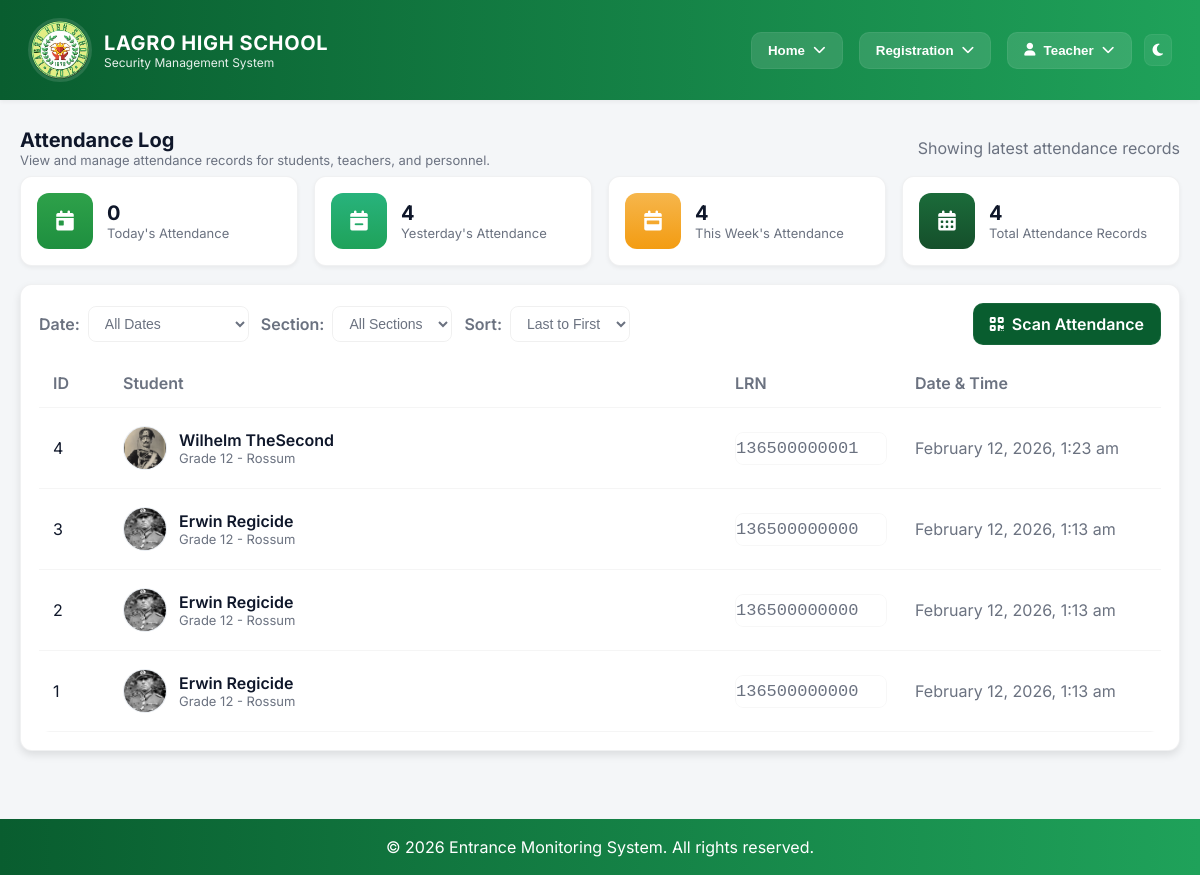
Screenshot of /webpages/attendance-log.php (signed in) with the database file from the repository.
### tables this page shows
CREATE TABLE `attendance` (
  `id` int(11) NOT NULL,
  `student_lrn` varchar(100) NOT NULL,
  `timestamp` timestamp NOT NULL DEFAULT current_timestamp() ON UPDATE current_timestamp()
);

CREATE TABLE `student_info` (
  `id` int(11) NOT NULL,
  `first_name` varchar(50) NOT NULL,
  `middle_name` varchar(50) DEFAULT NULL,
  `last_name` varchar(50) NOT NULL,
  `lrn` varchar(12) NOT NULL,
  `grade_level` int(11) NOT NULL,
  `section` varchar(30) NOT NULL,
  `birthdate` date NOT NULL,
  `age` int(11) NOT NULL,
  `sex` varchar(10) NOT NULL,
  `student_address` text NOT NULL,
  `contact_number` varchar(15) NOT NULL,
  `email_address` varchar(100) NOT NULL,
  `parent_guardian` varchar(100) NOT NULL,
  `parent_guardian_contact` varchar(15) NOT NULL,
  `relationship` varchar(30) DEFAULT NULL,
  `profile_picture` varchar(255) DEFAULT NULL,
  `account_password` varchar(100) NOT NULL
);

### include/role_access.php (called while the page is built, shortened)
<?php
if (!function_exists('getCurrentUserRole')) {
function getCurrentUserRole() {
    if (isset($_SESSION['employee_id']) && !empty($_SESSION['employee_id'])) {
        global $conn;
        $emp_id = $_SESSION['employee_id'];
        $stmt = $conn->prepare("SELECT employee_type FROM employee_info WHERE employee_id = ?");
        $stmt->bind_param("s", $emp_id);
        $stmt->execute();
        $result = $stmt->get_result();
        $employee = $result->fetch_assoc();
        if ($employee && !empty($employee['employee_type'])) {
            $employee_type = strtoupper($employee['employee_type']);
            if (strpos($employee_type, 'TEACHER') !== false || strpos($employee_type, 'INSTRUCTOR') !== false) {
                return 'TEACHER';
            } elseif (strpos($employee_type, 'SECURITY') !== false) {
                return 'SECURITY';
            } else {
                return 'OTHER_PERSONNEL';
            }
        }
    }
    return null;
}
}
?>

### webpages/attendance-log.php (the view, shortened to what this page needs)
<?php
include_once "../include/db_conn.php";
include "../include/role_access.php";
$records_per_page = 10;
$page = isset($_GET['page']) ? (int)$_GET['page'] : 1;
$offset = ($page - 1) * $records_per_page;
$sort_order = isset($_GET['sort']) ? $_GET['sort'] : 'DESC';
$where_clause = '';
$sql = "SELECT a.id, a.student_lrn, a.timestamp,
        s.first_name, s.last_name, s.grade_level, s.section, s.profile_picture
        FROM attendance a
        LEFT JOIN student_info s ON a.student_lrn = s.lrn
        $where_clause
        ORDER BY a.timestamp $sort_order
        LIMIT $offset, $records_per_page";
$result = $conn->query($sql);
$today = date('Y-m-d');
$stats_sql = "SELECT
    (SELECT COUNT(*) FROM attendance WHERE DATE(timestamp) = '$today') as today_count,
    (SELECT COUNT(*) FROM attendance WHERE DATE(timestamp) = DATE_SUB('$today', INTERVAL 1 DAY)) as yesterday_count,
    (SELECT COUNT(*) FROM attendance WHERE DATE(timestamp) BETWEEN DATE_SUB('$today', INTERVAL 7 DAY) AND '$today') as week_count,
    (SELECT COUNT(*) FROM attendance) as total_count";
$stats_result = $conn->query($stats_sql);
$stats = $stats_result->fetch_assoc();
?>
<!DOCTYPE html>
<html lang="en">
<head>
</head>
<body>
    <?php
    include "../include/header.php";
    ?>
    <main class="container">
        <div class="page-title">
            <div>
                <h2>Attendance Log</h2>
                <p>View and manage attendance records for students, teachers, and personnel.</p>
            </div>
            <div class="muted">Showing latest attendance records</div>
        </div>
        <section>
            <div class="stats-grid">
                <div class="stat">
                    <div class="icon today"><i class="fas fa-calendar-day"></i></div>
                    <div class="info">
                        <h3><?php echo $stats['today_count']; ?></h3>
                        <p>Today's Attendance</p>
                    </div>
                </div>
                <div class="stat">
                    <div class="icon yesterday"><i class="fas fa-calendar-minus"></i></div>
                    <div class="info">
                        <h3><?php echo $stats['yesterday_count']; ?></h3>
                        <p>Yesterday's Attendance</p>
                    </div>
                </div>
                <div class="stat">
                    <div class="icon week"><i class="fas fa-calendar-week"></i></div>
                    <div class="info">
                        <h3><?php echo $stats['week_count']; ?></h3>
                        <p>This Week's Attendance</p>
                    </div>
                </div>
                <div class="stat">
                    <div class="icon total"><i class="fas fa-calendar-alt"></i></div>
                    <div class="info">
                        <h3><?php echo $stats['total_count']; ?></h3>
                        <p>Total Attendance Records</p>
                    </div>
                </div>
            </div>
            <div class="panel">
                <div class="filter-row">
                    <div class="filter-left">
                        <form method="GET" action="" id="filterForm" style="display: flex; align-items: center; gap: 12px;">
                            <div style="display: flex; align-items: center; gap: 8px;">
                                <label class="filter-label">Date:</label>
                                <select id="date" name="date" onchange="document.getElementById('filterForm').submit();">
                                    <option value="">All Dates</option>
                                </select>
                            </div>
                            <div style="display: flex; align-items: center; gap: 8px;">
                                <label class="filter-label">Section:</label>
                                <select id="section" name="section" onchange="document.getElementById('filterForm').submit();">
                                    <option value="">All Sections</option>
                                </select>
                            </div>
                            <div style="display: flex; align-items: center; gap: 8px;">
                                <label class="filter-label">Sort:</label>
                                <select id="sort" name="sort" onchange="document.getElementById('filterForm').submit();">
                                    <option value="DESC" <?php echo ($sort_order == 'DESC') ? 'selected' : ''; ?>>Last to First</option>
                                </select>
                            </div>
                        </form>
                    </div>
                    <div>
                        <a class="btn-scan" href="scanner.php"><i class="fa-solid fa-qrcode"></i> Scan Attendance</a>
                    </div>
                </div>
                <?php if ($result && $result->num_rows > 0): ?>
                    <div style="overflow:hidden; border-radius:10px;">
                        <table class="attendance-table">
                            <thead>
                                <tr>
                                    <th style="width:70px;">ID</th>
                                    <th>Student</th>
                                    <th style="width:180px;">LRN</th>
                                    <th style="width:260px;">Date & Time</th>
                                </tr>
                            </thead>
                            <tbody>
                                <?php while ($row = $result->fetch_assoc()): ?>
                                    <tr>
                                        <td><?php echo $row['id']; ?></td>
                                        <td>
                                            <div class="student-info">
                                                <div class="avatar">
                                                    <?php if (!empty($row['profile_picture']) && file_exists($row['profile_picture'])): ?>
                                                        <img src="<?php echo htmlspecialchars($row['profile_picture']); ?>" alt="Student Photo">
                                                    <?php else: ?>
                                                        <i class="fas fa-user" style="color:var(--muted);"></i>
                                                    <?php endif; ?>
                                                </div>
                                                <div>
                                                    <div class="student-name">
                                                        <?php
                                                        if (!empty($row['first_name']) && !empty($row['last_name'])) {
                                                            echo htmlspecialchars($row['first_name'] . ' ' . $row['last_name']);
                                                        } else {
                                                            echo '<span style="color: var(--muted);">Unknown Student</span>';
                                                        }
                                                        ?>
                                                    </div>
                                                    <?php if (!empty($row['grade_level']) && !empty($row['section'])): ?>
                                                        <div class="student-meta">Grade <?php echo htmlspecialchars($row['grade_level']); ?> - <?php echo htmlspecialchars($row['section']); ?></div>
                                                    <?php endif; ?>
                                                </div>
                                            </div>
                                        </td>
                                        <td>
                                            <div class="lrn-badge"><?php echo htmlspecialchars($row['student_lrn']); ?></div>
                                        </td>
                                        <td class="muted"><?php echo date('F j, Y, g:i a', strtotime($row['timestamp'])); ?></td>
                                    </tr>
                                <?php endwhile; ?>
                            </tbody>
                        </table>
                    </div>
                <?php endif; ?>
            </div>
        </section>
    </main>
    <?php include '../include/footer.php'; ?>
</body>
</html>

### include/header.php (shortened to what this page needs)
<?php
    include 'db_conn.php';
    include 'role_access.php';
    $user_role = getCurrentUserRole();
?>
<!DOCTYPE html>
<html lang="en">
<head>
    <link rel="stylesheet" href="https://cdnjs.cloudflare.com/ajax/libs/font-awesome/6.4.0/css/all.min.css">
</head>
<body>
    <header>
        <div class="header-left">
            <div class="brand">
                <img src="../Pics/Logos/Lagro_High_School_logo.png" alt="logo">
                <div>
                    <h1>LAGRO HIGH SCHOOL</h1>
                    <div style="font-size:12px; color:rgba(255,255,255,0.9);">Security Management System</div>
                </div>
            </div>
        </div>
        <div class="header-actions">
            <nav class="nav">
                <div class="nav-menu">
                    <button class="dropbtn">Home <i class="fas fa-chevron-down" id="dropbtn"></i></button>
                </div>
                <div class="nav-menu">
                    <button class="dropbtn">Registration <i class="fas fa-chevron-down" id="dropbtn"></i></button>
                </div>
                <div class="nav-menu">
                    <button class="dropbtn"><i class="fa-solid fa-user"></i><?php echo $_SESSION['first_name'] ?? 'User'; ?> <i class="fas fa-chevron-down" id="dropbtn"></i></button>
                </div>
            </nav>
            <div id="darkToggle" class="toggle" title="Toggle dark mode">
                <i id="darkIcon" class="fa-solid fa-moon"></i>
            </div>
        </div>
    </header>
</body>
</html>

### include/footer.php (shortened to what this page needs)
<footer>
    &copy; 2026 Entrance Monitoring System. All rights reserved.
</footer>

### webpages/attendance-log.php (style rules this page uses)
.container { max-width: 1200px; margin: 28px auto; padding: 0 20px 40px; gap: 24px; }
.page-title { grid-column: 1 / -1; display: flex; align-items: center; justify-content: space-between; gap: 12px; margin-bottom: 8px; }
.page-title h2 { font-size: 20px; margin: 0; }
.page-title p { margin: 0; color: var(--muted); font-size: 13px; }
.stats-grid { display: grid; grid-template-columns: repeat(4, 1fr); gap: 16px; margin-bottom: 18px; }
.stat { background: var(--card); border-radius: 12px; padding: 16px; display: flex; align-items: center; gap: 14px; box-shadow: var(--shadow-sm); border: var(--border); }
.stat .icon { width: 56px; height: 56px; border-radius: 12px; display: flex; align-items: center; justify-content: center; color: #fff; font-size: 20px; flex: 0 0 56px; }
.stat .info h3 { margin: 0; font-size: 20px; }
.stat .info p { margin: 0; color: var(--muted); font-size: 13px; }
.icon.today { background: linear-gradient(180deg, #2ea14a, #1e8f3f); }
.icon.yesterday { background: linear-gradient(180deg, #28b37c, #1fa25a); }
.icon.week { background: linear-gradient(180deg, #f6b64c, #f39c12); }
.icon.total { background: linear-gradient(180deg, #1b6b3a, #154f2b); }
.panel { background: var(--card); border-radius: 12px; padding: 18px; box-shadow: var(--shadow-md); border: var(--border); }
.filter-row { display: flex; align-items: center; justify-content: space-between; gap: 12px; margin-bottom: 14px; }
.filter-left { display: flex; align-items: center; gap: 12px; }
.filter-label { color: var(--muted); font-weight: 600; }
select#date, select#section, select#sort { padding: 8px 12px; border-radius: 8px; border: 1px solid rgba(0, 0, 0, 0.06); background: transparent; color: var(--muted); font-size: 14px; cursor: pointer; transition: all 0.2s ease; }
.attendance-table { width: 100%; border-collapse: collapse; }
.attendance-table thead th { text-align: left; padding: 14px; color: var(--muted); font-weight: 600; border-bottom: 1px solid rgba(0, 0, 0, 0.04); }
.attendance-table tbody tr { border-bottom: 1px solid rgba(0, 0, 0, 0.04); }
.attendance-table td { padding: 18px 14px; vertical-align: middle; }
.student-info { display: flex; align-items: center; gap: 12px; }
.avatar { width: 44px; height: 44px; border-radius: 999px; overflow: hidden; display: flex; align-items: center; justify-content: center; background: #f1f5f9; border: 1px solid rgba(15, 23, 42, 0.03); }
.avatar img { width: 100%; height: 100%; object-fit: cover; }
.student-name { font-weight: 600; }
.student-meta { font-size: 13px; color: var(--muted); }
.lrn-badge { background: none; padding: 6px 0px; border-radius: 8px; font-family: monospace; font-size: 17px; color: var(--muted); border: 1px solid rgba(0, 0, 0, 0.03); }
.muted { color: var(--muted); }

### include/footer.php (style rules this page uses)
footer { background: linear-gradient(90deg, var(--green-1), var(--green-2)); color: #fff; padding: 18px 28px; gap: 18px; box-shadow: var(--shadow-sm); position: sticky; top: 0; z-index: 40; text-align: center; }

### rows the page displays
attendance: id "4", student_info.profile_picture (picture), student_info.first_name+last_name "Wilhelm TheSecond", student_info.grade_level "12", student_info.section "Rossum", student_lrn "136500000001", timestamp "February 12, 2026, 1:23 am"
attendance: id "3", student_info.profile_picture (picture), student_info.first_name+last_name "Erwin Regicide", student_info.grade_level "12", student_info.section "Rossum", student_lrn "136500000000", timestamp "February 12, 2026, 1:13 am"
attendance: id "2", student_info.profile_picture (picture), student_info.first_name+last_name "Erwin Regicide", student_info.grade_level "12", student_info.section "Rossum", student_lrn "136500000000", timestamp "February 12, 2026, 1:13 am"
attendance: id "1", student_info.profile_picture (picture), student_info.first_name+last_name "Erwin Regicide", student_info.grade_level "12", student_info.section "Rossum", student_lrn "136500000000", timestamp "February 12, 2026, 1:13 am"

### other values shown
$_SESSION['first_name'] "Teacher"
$stats['today_count'] "0"
$stats['yesterday_count'] "4"
$stats['week_count'] "4"
$stats['total_count'] "4"
